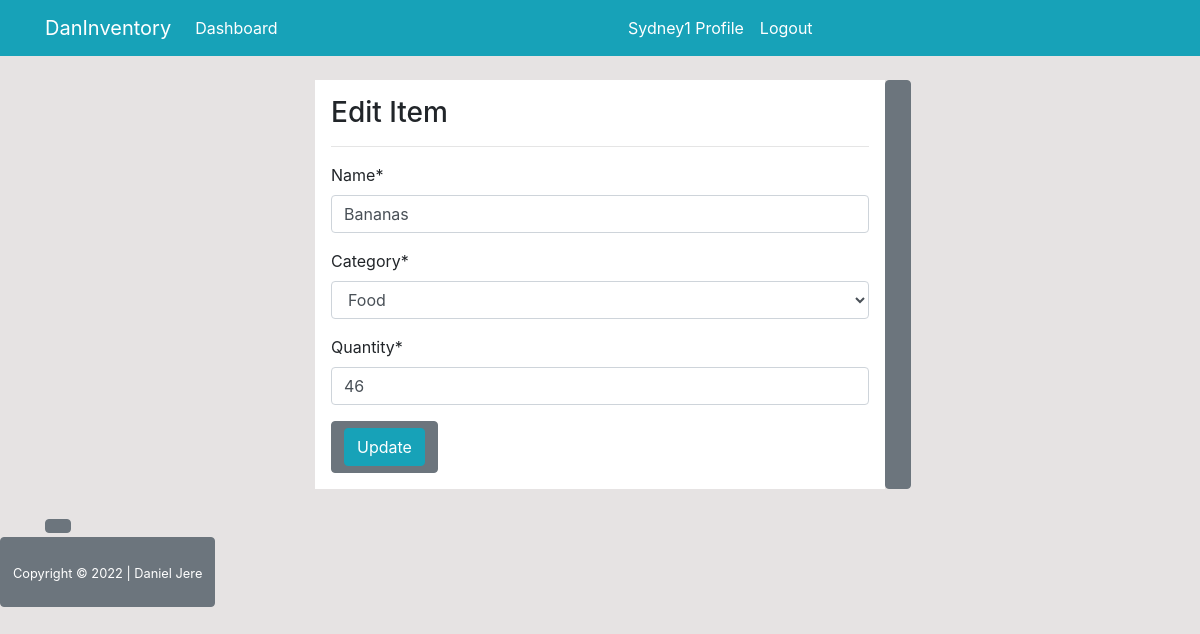
Screenshot of /product/update/5/ (signed in) with the database file from the repository.
### dashboard/models.py (models this page shows, shortened)
class Product(models.Model):
	name = models.CharField(max_length=100, null=True)
	quantity = models.PositiveIntegerField(null=True)
	category = models.CharField(max_length=50, choices=CATEGORY, null=True)
	class Meta:
		verbose_name_plural = 'Product'

### dashboard/views.py (the view)
# urls.py: path('product/update/<int:pk>/', views.product_update,
@login_required
def product_update(request, pk):
	item = Product.objects.get(id=pk)
	if request.method=='POST':
		form = ProductForm(request.POST, instance=item)
		if form.is_valid():
			form.save()
			return redirect('dashboard-product')
	else:
		form = ProductForm(instance=item)
	context = {
	    'form' : form,
	}
	return render(request, 'dashboard/product_update.html', context)

### dashboard/forms.py
class ProductForm(forms.ModelForm):
    class Meta:
        model = Product
        fields = ['name', 'category', 'quantity']

### templates/dashboard/product_update.html (shortened to what this page needs)
{% extends 'partials/base.html' %}
{% load crispy_forms_tags %}
{% block content %}
<div class="row my-4">
    <div class="col-md-6 offset-md-3 p-3 bg-white">
        <h3>Edit Item</h3>
        <hr>
        <form method="POST">
            {{ form|crispy }}
        <a class="btn btn-secondary" href="{% url 'dashboard-product'  %}"  value="Cancel">
        <input class="btn btn-info" type="submit" value="Update">
        </form>
    </div>
</div>
{% endblock %}

### templates/partials/nav.html (shortened to what this page needs)
 <nav class="navbar navbar-expand-lg navbar-info bg-info">
    <div class="container">
      {% if user.is_authenticated %}
  <a class="navbar-brand text-white" href="{% url  'dashboard-index'    %}">DanInventory</a>
  <div class="collapse navbar-collapse" id="navbarSupportedContent">
    <ul class="navbar-nav mr-auto">
      <li class="nav-item active">
        <a class="nav-link text-white" href="{% url  'dashboard-index'    %}">Dashboard <span class="sr-only">(current)</span></a>
      </li>
    </ul>
   <ul class="navbar-nav mr-auto">
    <li class="nav-item active">
   <a class="nav-link text-white" href="{% url 'user-profile' %}">{{ user.username}} Profile <span class="sr-only">(current)</span></a>
      </li>
      <li class="nav-item">
        <a class="nav-link text-white" href="{% url 'user-logout' %}">Logout</a>
      </li>
  </ul>
  {% endif %}
  </div>
</div>
</nav>

### static/style.css (style rules this page uses)
body { background: rgb(230, 227, 227); }

### rows the page displays
Product: name "Bananas", category "Food", quantity "46"

### other values shown
{{ user.username }} "Sydney1"
